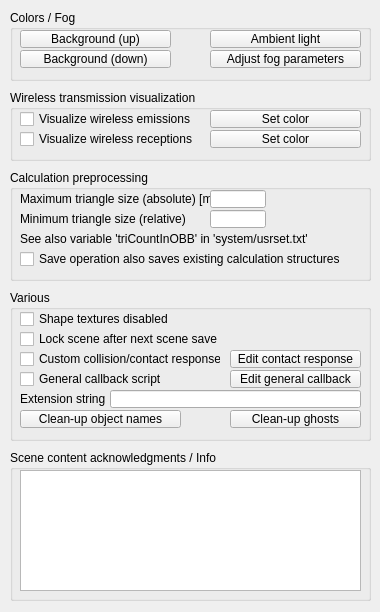
<?xml version="1.0" encoding="UTF-8"?>
<ui version="4.0">
 <class>CQDlgEnvironment</class>
 <widget class="QDialog" name="CQDlgEnvironment">
  <property name="geometry">
   <rect>
    <x>0</x>
    <y>0</y>
    <width>380</width>
    <height>612</height>
   </rect>
  </property>
  <property name="windowTitle">
   <string>Environment Properties</string>
  </property>
  <property name="locale">
   <locale language="English" country="UnitedStates"/>
  </property>
  <widget class="QGroupBox" name="groupBox">
   <property name="geometry">
    <rect>
     <x>10</x>
     <y>10</y>
     <width>361</width>
     <height>71</height>
    </rect>
   </property>
   <property name="title">
    <string>Colors / Fog</string>
   </property>
   <property name="flat">
    <bool>false</bool>
   </property>
   <widget class="QToolButton" name="qqBackgroundColorUp">
    <property name="geometry">
     <rect>
      <x>10</x>
      <y>20</y>
      <width>151</width>
      <height>18</height>
     </rect>
    </property>
    <property name="focusPolicy">
     <enum>Qt::StrongFocus</enum>
    </property>
    <property name="text">
     <string>Background (up)</string>
    </property>
   </widget>
   <widget class="QToolButton" name="qqBackgroundColorDown">
    <property name="geometry">
     <rect>
      <x>10</x>
      <y>40</y>
      <width>151</width>
      <height>18</height>
     </rect>
    </property>
    <property name="focusPolicy">
     <enum>Qt::StrongFocus</enum>
    </property>
    <property name="text">
     <string>Background (down)</string>
    </property>
   </widget>
   <widget class="QToolButton" name="qqAmbientLightColor">
    <property name="geometry">
     <rect>
      <x>200</x>
      <y>20</y>
      <width>151</width>
      <height>18</height>
     </rect>
    </property>
    <property name="focusPolicy">
     <enum>Qt::StrongFocus</enum>
    </property>
    <property name="text">
     <string>Ambient light</string>
    </property>
   </widget>
   <widget class="QToolButton" name="qqFogAdjust">
    <property name="geometry">
     <rect>
      <x>200</x>
      <y>40</y>
      <width>151</width>
      <height>18</height>
     </rect>
    </property>
    <property name="focusPolicy">
     <enum>Qt::StrongFocus</enum>
    </property>
    <property name="text">
     <string>Adjust fog parameters</string>
    </property>
   </widget>
  </widget>
  <widget class="QGroupBox" name="groupBox_2">
   <property name="geometry">
    <rect>
     <x>10</x>
     <y>90</y>
     <width>361</width>
     <height>71</height>
    </rect>
   </property>
   <property name="title">
    <string>Wireless transmission visualization</string>
   </property>
   <property name="flat">
    <bool>false</bool>
   </property>
   <widget class="QCheckBox" name="qqShowWirelessEmissions">
    <property name="geometry">
     <rect>
      <x>10</x>
      <y>20</y>
      <width>191</width>
      <height>18</height>
     </rect>
    </property>
    <property name="focusPolicy">
     <enum>Qt::StrongFocus</enum>
    </property>
    <property name="text">
     <string>Visualize wireless emissions</string>
    </property>
   </widget>
   <widget class="QCheckBox" name="qqShowWirelessReceptions">
    <property name="geometry">
     <rect>
      <x>10</x>
      <y>40</y>
      <width>191</width>
      <height>18</height>
     </rect>
    </property>
    <property name="focusPolicy">
     <enum>Qt::StrongFocus</enum>
    </property>
    <property name="text">
     <string>Visualize wireless receptions</string>
    </property>
   </widget>
   <widget class="QToolButton" name="qqWirelessEmissionColor">
    <property name="geometry">
     <rect>
      <x>200</x>
      <y>20</y>
      <width>151</width>
      <height>18</height>
     </rect>
    </property>
    <property name="focusPolicy">
     <enum>Qt::StrongFocus</enum>
    </property>
    <property name="text">
     <string>Set color</string>
    </property>
   </widget>
   <widget class="QToolButton" name="qqWirelessReceptionColor">
    <property name="geometry">
     <rect>
      <x>200</x>
      <y>40</y>
      <width>151</width>
      <height>18</height>
     </rect>
    </property>
    <property name="focusPolicy">
     <enum>Qt::StrongFocus</enum>
    </property>
    <property name="text">
     <string>Set color</string>
    </property>
   </widget>
  </widget>
  <widget class="QGroupBox" name="groupBox_3">
   <property name="geometry">
    <rect>
     <x>10</x>
     <y>170</y>
     <width>361</width>
     <height>111</height>
    </rect>
   </property>
   <property name="title">
    <string>Calculation preprocessing</string>
   </property>
   <property name="flat">
    <bool>false</bool>
   </property>
   <widget class="QLabel" name="label">
    <property name="geometry">
     <rect>
      <x>10</x>
      <y>20</y>
      <width>191</width>
      <height>18</height>
     </rect>
    </property>
    <property name="text">
     <string>Maximum triangle size (absolute) [m]</string>
    </property>
   </widget>
   <widget class="QLineEdit" name="qqMaxTriangleSize">
    <property name="geometry">
     <rect>
      <x>200</x>
      <y>20</y>
      <width>56</width>
      <height>18</height>
     </rect>
    </property>
   </widget>
   <widget class="QCheckBox" name="qqSaveCalcStruct">
    <property name="geometry">
     <rect>
      <x>10</x>
      <y>80</y>
      <width>321</width>
      <height>18</height>
     </rect>
    </property>
    <property name="focusPolicy">
     <enum>Qt::StrongFocus</enum>
    </property>
    <property name="text">
     <string>Save operation also saves existing calculation structures</string>
    </property>
   </widget>
   <widget class="QLabel" name="label_2">
    <property name="geometry">
     <rect>
      <x>10</x>
      <y>40</y>
      <width>191</width>
      <height>18</height>
     </rect>
    </property>
    <property name="text">
     <string>Minimum triangle size (relative)</string>
    </property>
   </widget>
   <widget class="QLineEdit" name="qqMinRelTriangleSize">
    <property name="geometry">
     <rect>
      <x>200</x>
      <y>40</y>
      <width>56</width>
      <height>18</height>
     </rect>
    </property>
   </widget>
   <widget class="QLabel" name="label_3">
    <property name="geometry">
     <rect>
      <x>10</x>
      <y>60</y>
      <width>341</width>
      <height>18</height>
     </rect>
    </property>
    <property name="text">
     <string>See also variable 'triCountInOBB' in 'system/usrset.txt'</string>
    </property>
   </widget>
  </widget>
  <widget class="QGroupBox" name="groupBox_4">
   <property name="geometry">
    <rect>
     <x>10</x>
     <y>290</y>
     <width>361</width>
     <height>151</height>
    </rect>
   </property>
   <property name="title">
    <string>Various</string>
   </property>
   <property name="flat">
    <bool>false</bool>
   </property>
   <widget class="QCheckBox" name="qqShapeTexturesDisabled">
    <property name="geometry">
     <rect>
      <x>10</x>
      <y>20</y>
      <width>171</width>
      <height>18</height>
     </rect>
    </property>
    <property name="focusPolicy">
     <enum>Qt::StrongFocus</enum>
    </property>
    <property name="text">
     <string>Shape textures disabled</string>
    </property>
   </widget>
   <widget class="QCheckBox" name="qqNextSaveIsDefinitive">
    <property name="geometry">
     <rect>
      <x>10</x>
      <y>40</y>
      <width>221</width>
      <height>18</height>
     </rect>
    </property>
    <property name="focusPolicy">
     <enum>Qt::StrongFocus</enum>
    </property>
    <property name="text">
     <string>Lock scene after next scene save</string>
    </property>
   </widget>
   <widget class="QCheckBox" name="qqCustomContactHandling">
    <property name="geometry">
     <rect>
      <x>10</x>
      <y>60</y>
      <width>201</width>
      <height>18</height>
     </rect>
    </property>
    <property name="focusPolicy">
     <enum>Qt::StrongFocus</enum>
    </property>
    <property name="text">
     <string>Custom collision/contact response</string>
    </property>
   </widget>
   <widget class="QToolButton" name="qqEditCustomContact">
    <property name="geometry">
     <rect>
      <x>220</x>
      <y>60</y>
      <width>131</width>
      <height>18</height>
     </rect>
    </property>
    <property name="focusPolicy">
     <enum>Qt::StrongFocus</enum>
    </property>
    <property name="text">
     <string>Edit contact response</string>
    </property>
   </widget>
   <widget class="QToolButton" name="qqCleanUpHashNames">
    <property name="geometry">
     <rect>
      <x>10</x>
      <y>120</y>
      <width>161</width>
      <height>18</height>
     </rect>
    </property>
    <property name="focusPolicy">
     <enum>Qt::StrongFocus</enum>
    </property>
    <property name="text">
     <string>Clean-up object names</string>
    </property>
   </widget>
   <widget class="QToolButton" name="qqCleanUpGhosts">
    <property name="geometry">
     <rect>
      <x>220</x>
      <y>120</y>
      <width>131</width>
      <height>18</height>
     </rect>
    </property>
    <property name="focusPolicy">
     <enum>Qt::StrongFocus</enum>
    </property>
    <property name="text">
     <string>Clean-up ghosts</string>
    </property>
   </widget>
   <widget class="QToolButton" name="qqEditGeneralCallback">
    <property name="geometry">
     <rect>
      <x>220</x>
      <y>80</y>
      <width>131</width>
      <height>18</height>
     </rect>
    </property>
    <property name="focusPolicy">
     <enum>Qt::StrongFocus</enum>
    </property>
    <property name="text">
     <string>Edit general callback</string>
    </property>
   </widget>
   <widget class="QCheckBox" name="qqGeneralCallback">
    <property name="geometry">
     <rect>
      <x>10</x>
      <y>80</y>
      <width>201</width>
      <height>18</height>
     </rect>
    </property>
    <property name="focusPolicy">
     <enum>Qt::StrongFocus</enum>
    </property>
    <property name="text">
     <string>General callback script</string>
    </property>
   </widget>
   <widget class="QLineEdit" name="qqExtensionString">
    <property name="geometry">
     <rect>
      <x>100</x>
      <y>100</y>
      <width>251</width>
      <height>18</height>
     </rect>
    </property>
   </widget>
   <widget class="QLabel" name="label_10">
    <property name="geometry">
     <rect>
      <x>10</x>
      <y>100</y>
      <width>91</width>
      <height>18</height>
     </rect>
    </property>
    <property name="text">
     <string>Extension string</string>
    </property>
   </widget>
  </widget>
  <widget class="QGroupBox" name="groupBox_5">
   <property name="geometry">
    <rect>
     <x>10</x>
     <y>450</y>
     <width>361</width>
     <height>151</height>
    </rect>
   </property>
   <property name="title">
    <string>Scene content acknowledgments / Info</string>
   </property>
   <property name="flat">
    <bool>false</bool>
   </property>
   <widget class="QPlainTextEdit" name="qqAcknowledgments">
    <property name="geometry">
     <rect>
      <x>10</x>
      <y>20</y>
      <width>341</width>
      <height>121</height>
     </rect>
    </property>
   </widget>
  </widget>
 </widget>
 <tabstops>
  <tabstop>qqBackgroundColorUp</tabstop>
  <tabstop>qqBackgroundColorDown</tabstop>
  <tabstop>qqAmbientLightColor</tabstop>
  <tabstop>qqFogAdjust</tabstop>
  <tabstop>qqShowWirelessEmissions</tabstop>
  <tabstop>qqWirelessEmissionColor</tabstop>
  <tabstop>qqShowWirelessReceptions</tabstop>
  <tabstop>qqWirelessReceptionColor</tabstop>
  <tabstop>qqMaxTriangleSize</tabstop>
  <tabstop>qqMinRelTriangleSize</tabstop>
  <tabstop>qqSaveCalcStruct</tabstop>
  <tabstop>qqShapeTexturesDisabled</tabstop>
  <tabstop>qqNextSaveIsDefinitive</tabstop>
  <tabstop>qqCustomContactHandling</tabstop>
  <tabstop>qqEditCustomContact</tabstop>
  <tabstop>qqGeneralCallback</tabstop>
  <tabstop>qqEditGeneralCallback</tabstop>
  <tabstop>qqExtensionString</tabstop>
  <tabstop>qqCleanUpHashNames</tabstop>
  <tabstop>qqCleanUpGhosts</tabstop>
  <tabstop>qqAcknowledgments</tabstop>
 </tabstops>
 <resources/>
 <connections/>
</ui>
